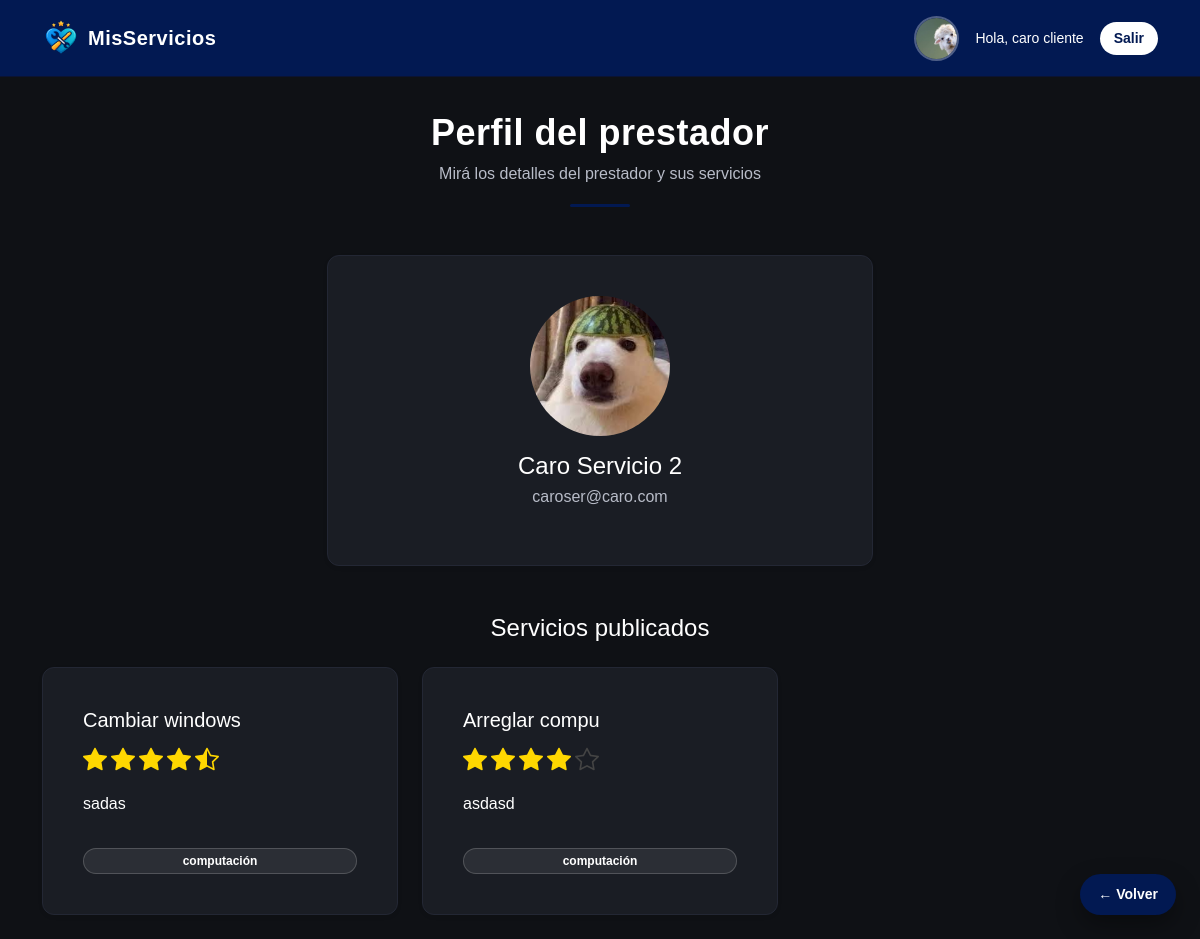
Screenshot of /prestador/1 (signed in) with the database file from the repository.
### models.py (models this page shows, shortened)
class Usuario(UserMixin, db.Model):
    __tablename__ = 'usuarios'
    id = db.Column(db.Integer, primary_key=True)
    nombre = db.Column(db.String(100), nullable=False)
    email = db.Column(db.String(120), unique=True, nullable=False)
    password = db.Column(db.String(255), nullable=False)
    rol = db.Column(db.String(20), nullable=False)
    imagen = db.Column(db.String(200))
    calificaciones = db.relationship('Calificacion', backref='cliente', lazy=True)

class Servicio(db.Model):
    __tablename__ = 'servicios'
    id = db.Column(db.Integer, primary_key=True)
    titulo = db.Column(db.String(100), nullable=False)
    descripcion = db.Column(db.Text, nullable=False)
    categoria = db.Column(db.String(50), nullable=False)
    usuario_id = db.Column(
        db.Integer,
        db.ForeignKey('usuarios.id'),
        nullable=False
    )
    usuario = db.relationship('Usuario', backref='servicios', lazy=True)
    calificaciones = db.relationship(
        'Calificacion',
        backref='servicio',
        lazy=True,
        cascade='all, delete-orphan'
    )
    def promedio_estrellas(self):
        if not self.calificaciones:
            return None
        total = 0
        cantidad = 0
        for c in self.calificaciones:
            promedio_c = (c.precio + c.calidad + c.amabilidad) / 3
            total += promedio_c
            cantidad += 1
        return round(total / cantidad, 1)

### app.py (the view)
@app.route('/prestador/<int:usuario_id>')
def perfil_prestador(usuario_id):
    prestador = Usuario.query.get_or_404(usuario_id)
    servicios = Servicio.query.filter_by(usuario_id=prestador.id).all()
    return render_template(
        'perfil_prestador.html',
        prestador=prestador,
        servicios=servicios
    )

### app.py (called while the page is built)
@login_manager.user_loader
def load_user(user_id):
    return Usuario.query.get(int(user_id))

### templates/perfil_prestador.html
{% from "components/estrellas.html" import render_estrellas %}
{% extends "base.html" %}
{% block page_header %}
    {% set titulo = "Perfil del prestador" %}
    {% set subtitulo = "Mirá los detalles del prestador y sus servicios" %}
    {% include "components/page_header.html" %}
{% endblock %}
{% block content %}
<div class="row justify-content-center mb-5">
    <div class="col-12 col-md-8 col-lg-6">
        <div class="card shadow-sm text-center">
            <div class="card-body">
                {% if prestador.imagen %}
                    <img src="{{ url_for('static', filename='uploads/' + prestador.imagen) }}"
                         class="rounded-circle mb-3"
                         width="140" height="140">
                {% else %}
                    <div class="prestador-avatar-placeholder mx-auto mb-3"
                         style="width:140px;height:140px;font-size:40px;">
                        {{ prestador.nombre[0] }}
                    </div>
                {% endif %}
                <h4 class="mb-1">{{ prestador.nombre }}</h4>
                <p class="text-muted">{{ prestador.email }}</p>
            </div>
        </div>
    </div>
</div>
<h4 class="text-center mb-4">Servicios publicados</h4>
<div class="row g-4">
    {% for servicio in servicios %}
        <div class="col-12 col-sm-6 col-lg-4">
            <div class="card h-100 shadow-sm">
                <div class="card-body d-flex flex-column">
                    <h5 class="mb-1">{{ servicio.titulo }}</h5>
                    {% if servicio.promedio_estrellas() %}
                        {{ render_estrellas(servicio.promedio_estrellas()) }}
                    {% else %}
                        <span class="text-muted small">Sin calificaciones</span>
                    {% endif %}
                    <p class="card-text mt-2 flex-grow-1">
                        {{ servicio.descripcion }}
                    </p>
                    <span class="badge bg-primary mt-3">
                        {{ servicio.categoria }}
                    </span>
                </div>
            </div>
        </div>
    {% endfor %}
</div>
{% endblock %}

### templates/components/estrellas.html (shortened to what this page needs)
{% macro render_estrellas(promedio) %}
    {% set enteras = promedio|int %}
    {% set media = 1 if promedio - enteras >= 0.5 else 0 %}
    {% set vacias = 5 - enteras - media %}
    <div class="estrellas estrellas-card">
        {% for _ in range(enteras) %}
            <i class="bi bi-star-fill estrella activa"></i>
        {% endfor %}
        {% if media %}
            <i class="bi bi-star-half estrella activa"></i>
        {% endif %}
        {% for _ in range(vacias) %}
            <i class="bi bi-star estrella"></i>
        {% endfor %}
    </div>
{% endmacro %}

### templates/base.html (shortened to what this page needs)
<!DOCTYPE html>
<html lang="es">
<head>
    <link href="https://cdn.jsdelivr.net/npm/bootstrap@5.3.2/dist/css/bootstrap.min.css" rel="stylesheet">
    <link rel="stylesheet" href="{{ url_for('static', filename='css/styles.css') }}">
    <link rel="stylesheet" href="https://cdn.jsdelivr.net/npm/bootstrap-icons@1.11.3/font/bootstrap-icons.css">
</head>
<body>
<nav class="navbar navbar-expand-lg navbar-dark navbar-custom">
    <div class="container">
        <a class="navbar-brand d-flex align-items-center gap-2 fw-bold"
           href="{% if current_user.is_authenticated %}
                    {{ url_for('dashboard') }}
                 {% else %}
                    {{ url_for('index') }}
                 {% endif %}">
            <img src="{{ url_for('static', filename='img/logo-icon.png') }}"
                 class="logo-navbar">
            <span class="logo-text">MisServicios</span>
        </a>
        <div class="collapse navbar-collapse justify-content-lg-end text-center" id="navbarContent">
            {% if current_user.is_authenticated %}
            <div class="d-flex flex-column flex-lg-row align-items-center gap-3 mt-3 mt-lg-0">
                {% if current_user.imagen %}
                    <img src="{{ url_for('static', filename='uploads/' + current_user.imagen) }}"
                         class="avatar-navbar">
                {% else %}
                    <div class="prestador-avatar-placeholder">
                        {{ current_user.nombre[0] }}
                    </div>
                {% endif %}
                <span class="text-white small">
                    Hola, {{ current_user.nombre }}
                </span>
                <a href="{{ url_for('logout') }}" class="btn btn-logout btn-sm">
                    Salir
                </a>
            </div>
            {% endif %}
        </div>
    </div>
</nav>
<main class="container py-4">
    {% block page_header %}{% endblock %}
    {% block content %}{% endblock %}
</main>
{% if request.endpoint not in ['index'] %}
<a href="javascript:history.back()" class="btn-volver">
    ← Volver
</a>
{% endif %}
</body>
</html>

### static/css/styles.css (style rules this page uses)
:root { --primary-color: #021952; --primary-hover: #04307a; --bg-dark: #0f1115; --card-dark: #1a1d24; --text-light: #ffffff; --text-muted: #b8bcc8; }
body { margin: 0; font-family: Arial, Helvetica, sans-serif; background-color: var(--bg-dark); color: var(--text-light); }
.navbar-custom { background-color: var(--primary-color); border-bottom: 1px solid #0b1333; padding: 14px 0; }
.logo-navbar { height: 38px; }
.btn-logout { background-color: #ffffff; color: var(--primary-color); border-radius: 20px; padding: 6px 14px; font-weight: 600; border: none; transition: all .2s ease; }
.btn-volver { position: fixed; bottom: 24px; right: 24px; z-index: 1500; background: var(--primary-color); color: #ffffff; text-decoration: none; padding: 10px 18px; border-radius: 30px; font-weight: 600; font-size: 14px; box-shadow: 0 10px 25px rgba(0,0,0,0.35); transition: all .2s ease; }
.card { background-color: var(--card-dark); border-radius: 12px; border: 1px solid #232734; color: #fff; width: 100%; padding: 20px; }
.text-muted { color: var(--text-muted) !important; }
.badge.bg-primary { background-color: rgba(255,255,255,0.08) !important; border: 1px solid rgba(255,255,255,0.18); border-radius: 20px; padding: 6px 14px; }
.estrellas { display: inline-flex; gap: 4px; font-size: 22px; }
.estrella.activa { color: #FFD700; }
@media (min-width: 768px) { .card { padding: 22px; } }
@media (min-width: 1024px) { .card { padding: 24px; } }
.estrellas-card { font-size: 20px; margin: 6px 0; }
@media (min-width: 768px) { .estrellas-card { font-size: 22px; } }
@media (min-width: 1024px) { .estrellas-card { font-size: 24px; } }
.estrella { color: #444; }
.logo-text { color: #ffffff; font-weight: 700; font-size: 20px; letter-spacing: 0.5px; }
.avatar-navbar { width: 45px; height: 45px; border-radius: 50%; object-fit: cover; border: 2px solid rgba(255,255,255,0.3); }

### rows the page displays
Usuario: imagen (picture), nombre "caro cliente"
Usuario: imagen (picture), nombre "Caro Servicio 2", email "caroser@caro.com"
Servicio: titulo "Cambiar windows", descripcion "sadas", categoria "computación"
Servicio: titulo "Arreglar compu", descripcion "asdasd", categoria "computación"

### other values shown
{{ titulo }} "Perfil del prestador"
{{ subtitulo }} "Mirá los detalles del prestador y sus servicios"
